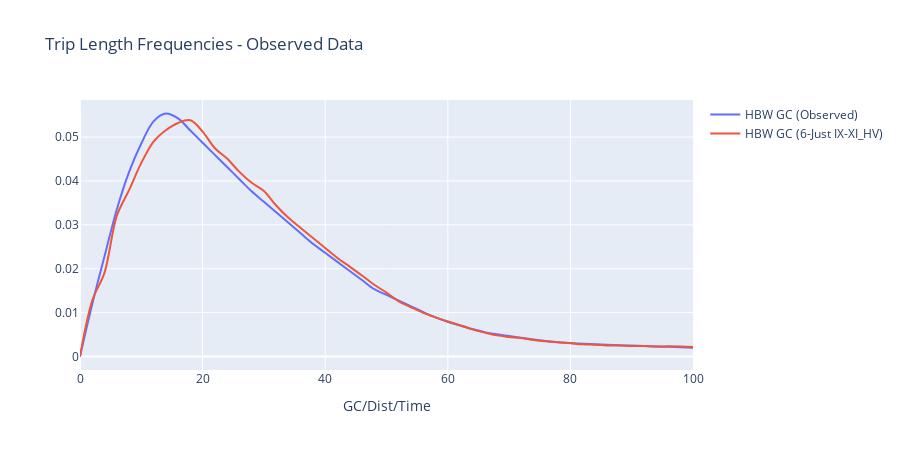

Source (notebook cell):
### Code cell
# MAKE INTERACTIVE CHART
py.offline.init_notebook_mode(connected=True)

lstTripPurp  = dfObsModelMerge['TRIPPURP'].unique().tolist() # HBW, HBShp, HBOth,...
lstTLFType   = dfObsModelMerge['TLFTYPE' ].unique().tolist() # GC, Time, Dist
lstModOpt    = dfObsModelMerge['FF_CALIB_ROUND'].unique().tolist()
    
selectTripPurp     = widgets.SelectMultiple(options=lstTripPurp                     , value=('HBW',)                     , description='Trip Purpose')
selectTLFType      = widgets.SelectMultiple(options=lstTLFType                      , value=('GC' ,)                     , description='TLF Type'    )
selectPreset       = widgets.Select        (options=dfZoomPresets['PRESET'].tolist(), value= 'Begin'                     , description='Zoom Presets')
selectModelOption  = widgets.SelectMultiple(options=lstModOpt                       , value=(lstModOpt[-1],lstModOpt[-2]), description='Model Runs'  )

#custom extents
xmin = widgets.Text(value='0'  , description='X Min')
xmax = widgets.Text(value='160' , description='X Max')
ymin = widgets.Text(value='0'  , description='Y Min')
ymax = widgets.Text(value='.10', description='Y Max')

widgets.interactive(update_plot_mod_vs_obs, modeloption=selectModelOption,trippurps=selectTripPurp, tlftypes=selectTLFType, zoompreset=selectPreset, xmin=xmin, xmax=xmax, ymin=ymin, ymax=ymax)

#ADD RAW OBSERVED CURVES

### Figure 1 — Plotly figure (JSON) as saved in the notebook; plotly's stock layout.template omitted (floating-point values rounded to 4 significant figures; data arrays with more than 128 entries replaced by an {"elided": "..."} marker saying what was removed)
{"data": [{"line": {"shape": "spline"}, "mode": "lines", "name": "HBW GC (Observed)", "type": "scatter", "x": {"elided": "206 int values"}, "y": {"elided": "206 float values"}}, {"line": {"shape": "spline"}, "mode": "lines", "name": "HBW GC (6-Just IX-XI_HV)", "type": "scatter", "x": {"elided": "201 int values"}, "y": {"elided": "201 float values"}}], "layout": {"height": 450, "title": {"text": "Trip Length Frequencies - Observed Data"}, "xaxis": {"range": [0, 100], "title": {"text": "GC/Dist/Time"}}, "yaxis": {"range": [0, null], "title": {"text": ""}}}}
